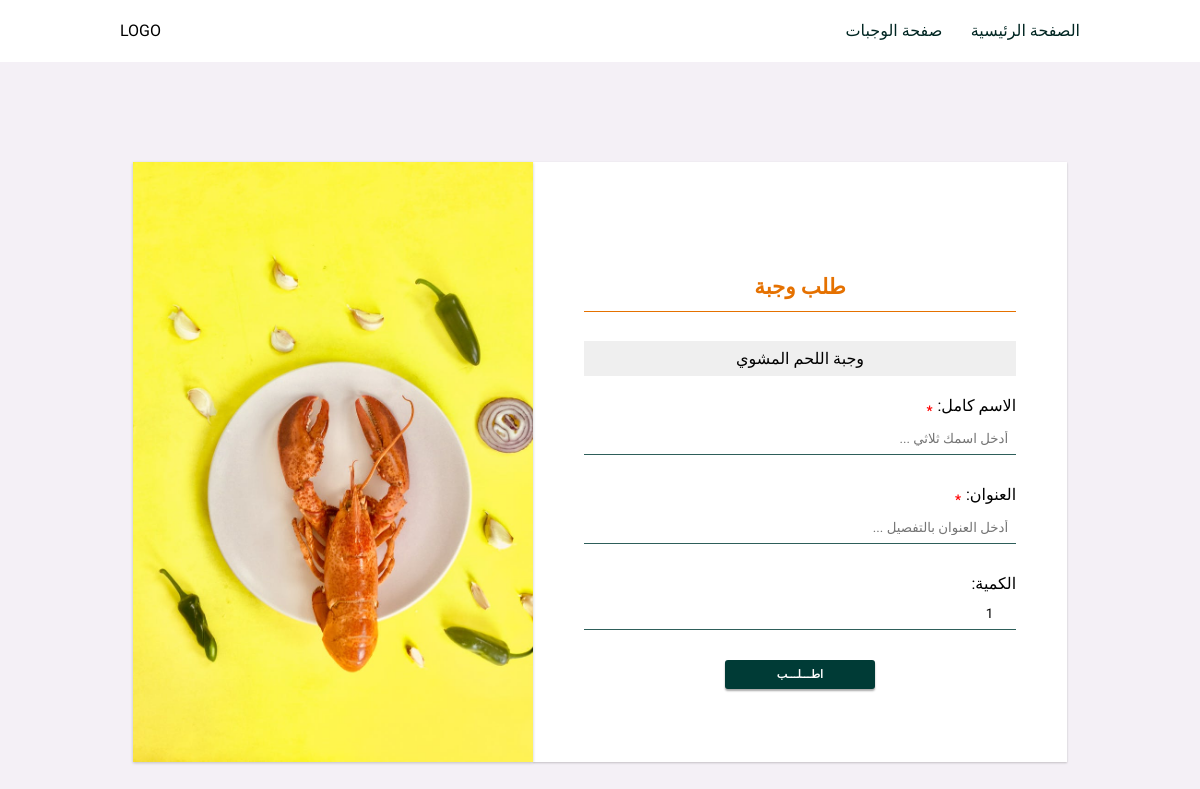
The page /meals/request/1 on the database as committed earlier.
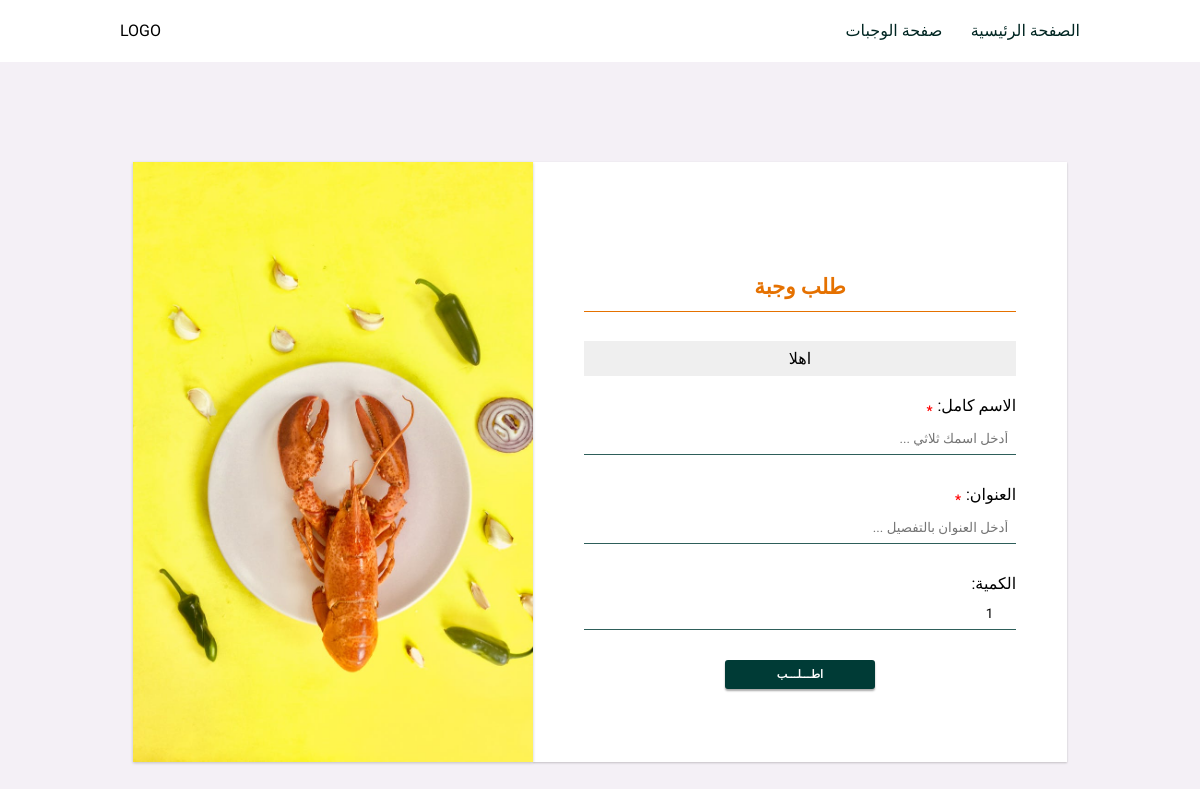
The same page on the database as committed later.
### main.py (models this page shows)
class Meals(db.Model):
    id = db.Column(db.Integer, primary_key=True, autoincrement=True)
    name = db.Column(db.String(50), nullable=False)
    desc = db.Column(db.Text)
    price = db.Column(db.Numeric(10, 2))
    requests = db.relationship('Requests', backref='meal')
    photo_id = db.Column(db.Integer, db.ForeignKey('photos.id'))

### main.py (the view)
@app.route('/meals/request/<int:id>', methods=["GET", "POST"])
def request_meal(id):
    if request.method == 'POST':
        request_id = o.add_request(name_user=request.form['name'], address=request.form['address'],
                      amount=request.form['amount'], meal=id)
        return redirect(url_for('request_done', id=request_id))
    elif request.method == 'GET':
        meal = o.get_meal_by_id(id)
        return render_template('request-meal.html', meal=meal)

### main.py (called while the page is built)
    def get_meal_by_id(self, id):
        return Meals.query.get(id)

### templates/request-meal.html (shortened to what this page needs)
<!DOCTYPE html>
<html lang="ar">
  <head>
    <link
      href="{{ url_for('static', filename='style/style.css') }}"
      rel="stylesheet"
    />
  </head>
  <body>
    <div id="request-meal">
      <header id="header">
        <p>LOGO</p>
        <nav class="header-nav">
          <a href="/">الصفحة الرئيسية</a>
          <a href="/meals">صفحة الوجبات</a>
        </nav>
      </header>
      <main class="main-container">
        <div>
          <div class="main-form-image">
            <img
              src="/static/images/assets/pexels-photo-1194431.jpeg"
              alt="form image"
            />
          </div>
          <form
            id="request-form"
            class="main-form"
            action="{{url_for('request_meal',id=meal.id)}}"
            method="POST"
          >
            <p class="form-header">طلب وجبة</p>
            <div class="input-container">
              <p class="request-meal-name">{{meal.name}}</p>
            </div>
            <div class="input-container">
              <label for="name"
                ><sub class="required">*</sub>:الاسم كامل
              </label>
              <input
                type="text"
                name="name"
                id="name"
                placeholder="... أدخل اسمك ثلاثي"
              />
            </div>
            <div class="input-container">
              <label for="address">
                <sub class="required">*</sub>:العنوان
              </label>
              <input
                type="text"
                name="address"
                id="address"
                placeholder="... أدخل العنوان بالتفصيل"
              />
            </div>
            <div class="input-container">
              <label for="amount"> :الكمية </label>
              <input
                type="number"
                name="amount"
                id="amount"
                min="1"
                value="1"
              />
            </div>
            <input
              type="submit"
              name="submit"
              id="submit"
              class="request-meal-submit form-btn"
              value="اطـــلـــب"
            />
          </form>
        </div>
      </main>
    </div>
  </body>
</html>

Rows that differ between the two databases and show on the page:
changed Meals: name "وجبة اللحم المشوي" → "اهلا"
